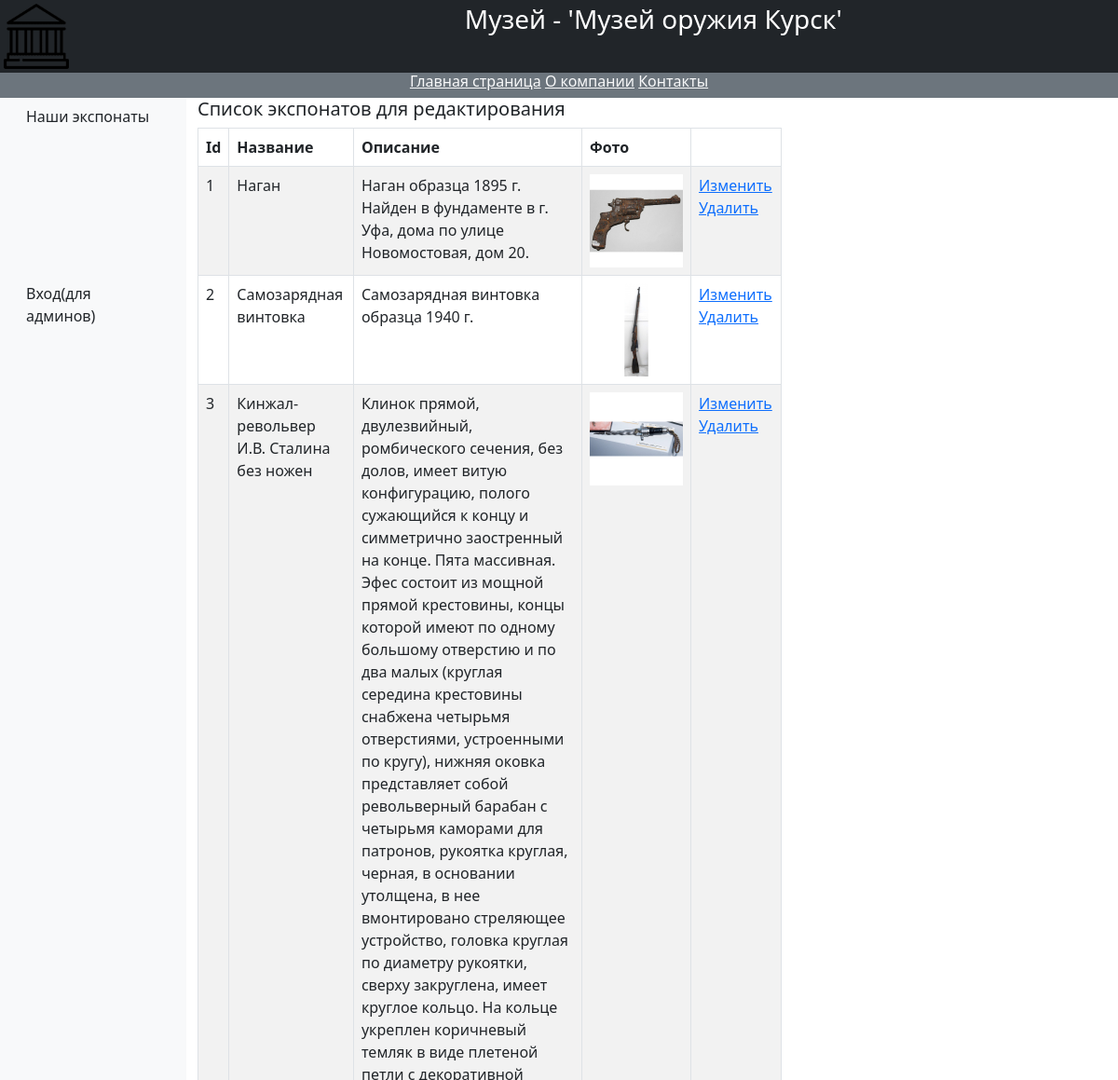
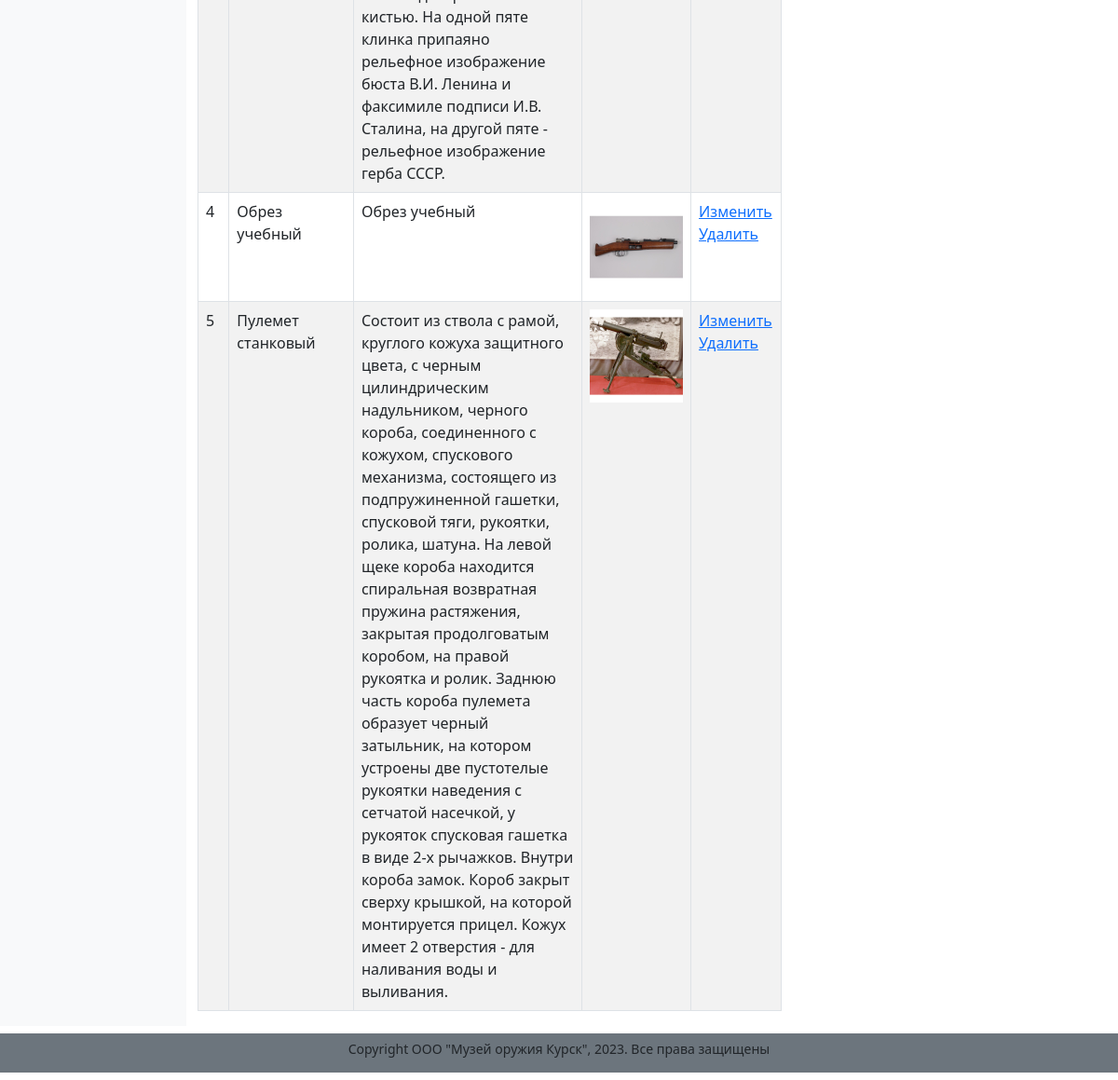
The app's page /edit_authors/ with its own data (2 pictures, top to bottom).
### catalog/models.py (models this page shows, shortened)
class Gun(models.Model):
    title = models.CharField(max_length=200,
    help_text="Введите название книги",
    verbose_name="Название книги")
    summary = models.TextField(max_length=1000,
    help_text="Введите краткое описание книги",
    verbose_name="Аннотация книги")
    photo = models.ImageField(upload_to='images',
    help_text="Введите изображение обложки",
    verbose_name="Изображение обложки")

### catalog/views.py (the view)
# urls.py: path('edit_authors/', views.edit_authors, name='edit_authors'),
def edit_authors(request):
 gun = Gun.objects.all()
 context = {'gun': gun}
 return render(request, "catalog/edit_authors.html", context)

### templates/catalog/edit_authors.html (shortened to what this page needs)
{% extends "catalog/base.html" %}
{% block content %}
<div class="row text-start lh-2">
 <h5>Список экспонатов для редактирования</h5>
</div>
 <div class="row">
 <div class="col-8 ">
 <table class="table table-striped table-bordered text-start">
 <thead>
 <tr>
 <th>Id</th>
 <th>Название</th>
 <th>Описание</th>
     <th>Фото</th>
 <th></th>
 </tr>
 </thead>
 <tbody>
 {% if gun %}
 {% for guns in gun.all %}
 <tr>
 <td>{{guns.id}}</td>
 <td>{{guns.title}}</td>
 <td>{{guns.summary}}</td>
  <td>
     <img src="{{guns.photo.url}}" alt="connect"
style="max-height:100px"></td>
 <td><a href="/edit_author/{{guns.id}}">Изменить</a>
    <a href="/delete/{{guns.id}}">Удалить</a></td>
 </tr>
 {% endfor %}
 {% else %}
 <p> В базе данных нет авторов</p>
 {% endif %}
 </table>
 </div>
 <div class="col-2"></div>
 </div>
{% endblock %}

### records on screen
Gun: id "1", title "Наган", summary "Наган образца 1895 г. Найден в фундаменте в г. Уфа, дома по улице Новомостовая, дом 20.", photo (picture)
Gun: id "2", title "Самозарядная винтовка", summary "Самозарядная винтовка образца 1940 г.", photo (picture)
Gun: id "3", title "Кинжал-револьвер И.В. Сталина без ножен", summary "Клинок прямой, двулезвийный, ромбического сечения, без долов, имеет витую конфигурацию, полого сужающийся к концу и симметрично заостренный на конце. Пята массивная. Эфес состоит из мощной прямой крестовины, концы которой имеют по одному большому отверстию и по два малых (круглая середина крестовины снабжена четырьмя отверстиями, устроенными по кругу), нижняя оковка представляет собой револьверный барабан с четырьмя каморами для патронов, рукоятка круглая, черная, в основании утолщена, в нее вмонтировано стреляющее устройство, головка круглая по диаметру рукоятки, сверху закруглена, имеет круглое кольцо. На кольце укреплен коричневый темляк в виде плетеной петли с декоративной кистью. На…", photo (picture)
Gun: id "4", title "Обрез учебный", summary "Обрез учебный", photo (picture)
Gun: id "5", title "Пулемет станковый", summary "Состоит из ствола с рамой, круглого кожуха защитного цвета, с черным цилиндрическим надульником, черного короба, соединенного с кожухом, спускового механизма, состоящего из подпружиненной гашетки, спусковой тяги, рукоятки, ролика, шатуна. На левой щеке короба находится спиральная возвратная пружина растяжения, закрытая продолговатым коробом, на правой рукоятка и ролик. Заднюю часть короба пулемета образует черный затыльник, на котором устроены две пустотелые рукоятки наведения с сетчатой насечкой, у рукояток спусковая гашетка в виде 2-х рычажков. Внутри короба замок. Короб закрыт сверху крышкой, на которой монтируется прицел. Кожух имеет 2 отверстия - для наливания воды и выливания.", photo (picture)
